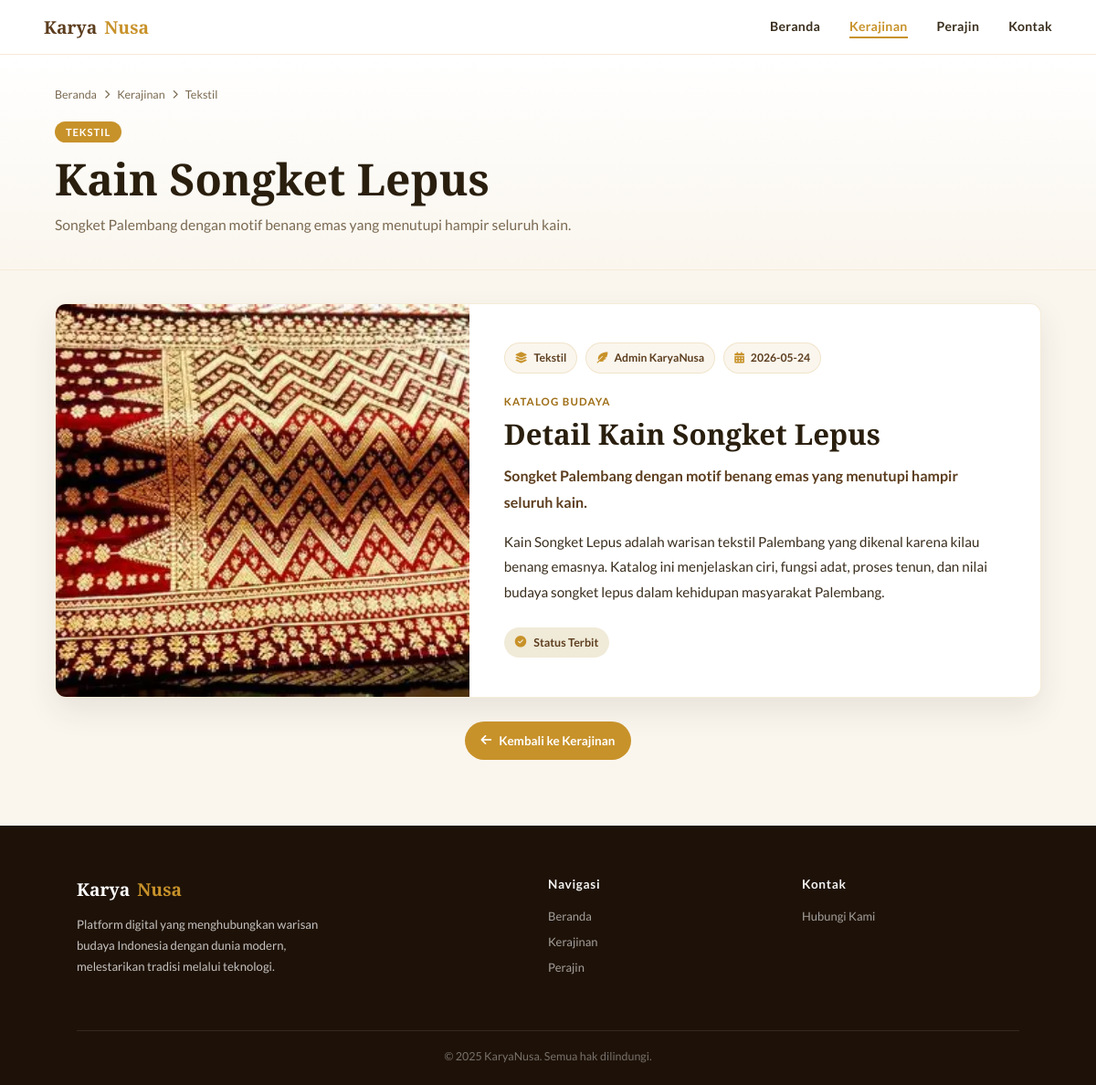
The page /katalog1.php on the database its author committed.
### tables this page shows
CREATE TABLE IF NOT EXISTS katalog (
  id INT AUTO_INCREMENT PRIMARY KEY,
  judul VARCHAR(180) NOT NULL,
  kategori VARCHAR(80) NOT NULL,
  penulis VARCHAR(120) NOT NULL,
  tanggal DATE NOT NULL,
  ringkasan TEXT NOT NULL,
  penjelasan LONGTEXT,
  gambar LONGTEXT,
  halaman VARCHAR(80),
  status VARCHAR(40) NOT NULL DEFAULT 'Draft',
  created_at TIMESTAMP DEFAULT CURRENT_TIMESTAMP,
  updated_at TIMESTAMP DEFAULT CURRENT_TIMESTAMP ON UPDATE CURRENT_TIMESTAMP
);

### katalog1.php (called while the page is built, shortened)
<?php
require __DIR__ . '/includes/catalog-page.php';

### includes/db.php (called while the page is built, shortened)
<?php
function db(): PDO
{
    $dsn = 'mysql:host=' . DB_HOST . ';dbname=' . DB_NAME . ';charset=utf8mb4';
    $pdo = new PDO($dsn, DB_USER, DB_PASS, [
        PDO::ATTR_ERRMODE => PDO::ERRMODE_EXCEPTION,
        PDO::ATTR_DEFAULT_FETCH_MODE => PDO::FETCH_ASSOC,
        PDO::ATTR_EMULATE_PREPARES => false,
    ]);
    return $pdo;
}

### includes/catalog-page.php (the view, shortened to what this page needs)
<?php
require_once __DIR__ . '/db.php';
$catalogId = defined('CATALOG_ID') ? (int) CATALOG_ID : 1;
$catalog = $fallbackCatalogs[$catalogId] ?? $fallbackCatalogs[1];
try {
    $stmt = db()->prepare('SELECT * FROM katalog WHERE id = :id LIMIT 1');
    $stmt->execute(['id' => $catalogId]);
    $row = $stmt->fetch();
    if ($row) {
        $catalog = array_merge($catalog, array_filter($row, static fn ($value) => $value !== null && $value !== ''));
    }
} catch (Throwable $error) {
}
function h(?string $value): string
{
    $text = str_replace(['Pengrajin', 'pengrajin'], ['Perajin', 'perajin'], (string) $value);
    return htmlspecialchars($text, ENT_QUOTES, 'UTF-8');
}
$paragraphs = preg_split('/\R{2,}/', trim((string) ($catalog['penjelasan'] ?? ''))) ?: [];
    ?>
<!DOCTYPE html>
<html lang="id">
<head>
  <link rel="stylesheet" href="https://cdnjs.cloudflare.com/ajax/libs/font-awesome/6.5.0/css/all.min.css"/>
  <link rel="stylesheet" href="katalog.css?v=20260530-3" />
  <link rel="stylesheet" href="footer-consistent.css?v=20260530-3" />
</head>
<body>
<nav id="navbar">
  <a href="index.php" class="nav-brand">Karya<span>Nusa</span></a>
  <ul class="nav-links">
    <li><a href="index.php">Beranda</a></li>
    <li><a href="kerajinan.php" class="active">Kerajinan</a></li>
    <li><a href="pengrajin.php">Perajin</a></li>
    <li><a href="kontak.php">Kontak</a></li>
  </ul>
</nav>
<section class="catalog-heading">
  <div class="catalog-wrap">
    <div class="breadcrumb">
      <a href="index.php">Beranda</a>
      <i class="fas fa-chevron-right"></i>
      <a href="kerajinan.php">Kerajinan</a>
      <i class="fas fa-chevron-right"></i>
      <span><?= h($catalog['kategori']) ?></span>
    </div>
    <span class="catalog-badge"><?= h($catalog['kategori']) ?></span>
    <h1><?= h($catalog['judul']) ?></h1>
    <p><?= h($catalog['ringkasan']) ?></p>
  </div>
</section>
<main class="catalog-wrap catalog-main">
  <section class="catalog-card">
    <div class="catalog-photo">
      <img src="<?= h($catalog['gambar'] ?? 'asset/anyaman.webp') ?>" alt="<?= h($catalog['judul']) ?>" />
    </div>
    <article class="catalog-content">
      <div class="catalog-meta">
        <span><i class="fas fa-layer-group"></i> <?= h($catalog['kategori']) ?></span>
        <span><i class="fas fa-feather-pointed"></i> <?= h($catalog['penulis'] ?? 'Admin KaryaNusa') ?></span>
        <span><i class="fas fa-calendar-days"></i> <?= h($catalog['tanggal'] ?? '2026-05-24') ?></span>
      </div>
      <span class="section-kicker">Katalog Budaya</span>
      <h2>Detail <?= h($catalog['judul']) ?></h2>
      <p class="lead"><?= h($catalog['ringkasan']) ?></p>
      <?php foreach (array_slice($paragraphs, 0, 1) as $paragraph): ?>
        <p><?= nl2br(h($paragraph)) ?></p>
      <?php endforeach; ?>
      <div class="catalog-status">
        <i class="fas fa-check-circle"></i>
        <span>Status <?= h($catalog['status'] ?? 'Terbit') ?></span>
      </div>
    </article>
  </section>
  <div class="back-link">
    <a href="kerajinan.php"><i class="fas fa-arrow-left"></i> Kembali ke Kerajinan</a>
  </div>
</main>
<footer>
  <div class="container">
    <div class="footer-inner">
      <div class="footer-brand">
        <a href="index.php" class="nav-logo" style="color:#fff;">Karya<span>Nusa</span></a>
        <p>Platform digital yang menghubungkan warisan budaya Indonesia dengan dunia modern, melestarikan tradisi melalui teknologi.</p>
      </div>
      <div class="footer-col">
        <h5>Navigasi</h5>
        <ul><li><a href="index.php">Beranda</a></li><li><a href="kerajinan.php">Kerajinan</a></li><li><a href="pengrajin.php">Perajin</a></li></ul>
      </div>
      <div class="footer-col">
        <h5>Kontak</h5>
        <ul><li><a href="kontak.php">Hubungi Kami</a></li></ul>
      </div>
    </div>
    <div class="footer-bottom">&copy; 2025 KaryaNusa. Semua hak dilindungi.</div>
  </div>
</footer>
</body>
</html>

### footer-consistent.css (style rules this page uses)
body footer { background: #1E1208 !important; color: rgba(255,255,255,0.75) !important; padding: 56px 0 24px !important; }
body footer .container { max-width: 1080px !important; margin: 0 auto !important; padding: 0 24px !important; }
body footer .footer-inner { display: grid !important; grid-template-columns: 2fr 1fr 1fr !important; gap: 40px !important; margin-bottom: 40px !important; }
body footer .footer-brand .nav-logo { display: inline-flex !important; align-items: center !important; gap: 8px !important; margin-bottom: 14px !important; padding: 0 !important; border: 0 !important; color: #fff !important; font-family: 'Playfair Display', serif !important; font-size: 1.2rem !important; font-weight: 700 !important; text-decoration: none !important; }
body footer .footer-brand .nav-logo span { color: #C8922A !important; }
body footer .footer-brand p { max-width: 280px !important; margin: 0 0 18px !important; color: rgba(255,255,255,0.75) !important; font-size: 0.82rem !important; line-height: 1.75 !important; }
body footer .footer-col h5 { margin: 0 0 16px !important; color: rgba(255,255,255,0.95) !important; font-size: 0.85rem !important; font-weight: 700 !important; letter-spacing: 0.05em !important; text-transform: none !important; }
body footer .footer-col ul { display: flex !important; flex-direction: column !important; gap: 9px !important; margin: 0 !important; padding: 0 !important; list-style: none !important; }
body footer .footer-col ul li { margin: 0 !important; padding: 0 !important; }
body footer .footer-col ul li a { color: rgba(255,255,255,0.6) !important; font-size: 0.81rem !important; font-weight: 400 !important; text-decoration: none !important; }
body footer .footer-bottom { margin: 0 !important; padding-top: 20px !important; border-top: 1px solid rgba(255,255,255,0.10) !important; color: rgba(255,255,255,0.40) !important; font-size: 0.78rem !important; letter-spacing: 0 !important; text-align: center !important; }

### rows shown on the page
katalog: kategori "Tekstil", kategori "TEKSTIL", judul "Kain Songket Lepus", ringkasan "Songket Palembang dengan motif benang emas yang menutupi hampir seluruh kain.", gambar (picture), penulis "Admin KaryaNusa", tanggal "2026-05-24", penjelasan "Kain Songket Lepus adalah warisan tekstil Palembang yang dikenal karena kilau benang emasnya. Katalog ini menjelaskan ciri, fungsi adat, proses tenun, dan nilai budaya songket lepus dalam kehidupan masyarakat Palembang.", status "Terbit"
